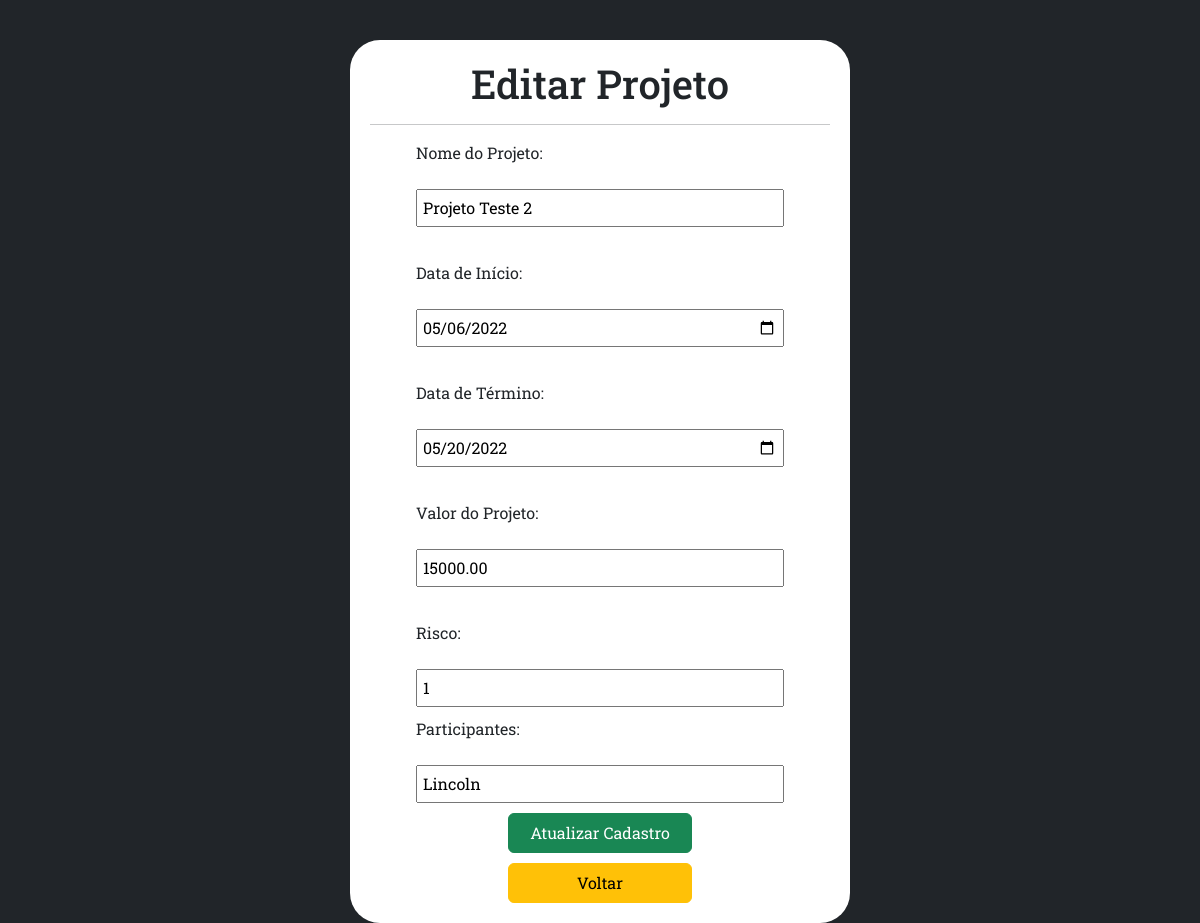
Screenshot of /editar.php?id=49 with the database file from the repository.
### tables this page shows
CREATE TABLE `projetos` (
  `id` int(11) NOT NULL,
  `nome_projeto` varchar(255) NOT NULL,
  `data_inicio` varchar(255) NOT NULL,
  `data_termino` varchar(255) NOT NULL,
  `valor_projeto` decimal(65,2) NOT NULL,
  `risco` int(11) NOT NULL,
  `participantes` varchar(255) NOT NULL
);

### editar.php (the view, shortened to what this page needs)
<?php
require('db/conexao.php');
?>
<!DOCTYPE html>
<html lang="en">
<head>
    <link href = "CSS/estilo-editar.css" rel="stylesheet"></link>
    <link href="https://cdn.jsdelivr.net/npm/bootstrap@5.2.0-beta1/dist/css/bootstrap.min.css" rel="stylesheet">
</head>
<body class = "bg-dark">
    <div class="container-cadastro">
        <h1>Editar Projeto</h1>
        <hr>
        <div class="container-formulario">
            <?php
                $usuario_id = $_GET['id'];
                $query = "SELECT * FROM projetos WHERE id=:user_id LIMIT 1";
                $sql = $pdo->prepare($query);
                $data = ['user_id' => $usuario_id];
                $sql->execute($data);
                $result = $sql->fetch(PDO::FETCH_OBJ);
            ?>
            <form method="POST">
                <label for="">Nome do Projeto:</label><br>
                <input type="text" value = "<?= $result->nome_projeto; ?>" <?php if(isset($_POST['nome'])){echo "value='".$_POST['nome']."'";} ?> name="nome" placeholder="Digite seu o nome do projeto" >
                <br>
                <label for="">Data de Início:</label><br>
                <input type="date" value = "<?= $result->data_inicio; ?>" <?php if(isset($_POST['data-inicio'])){echo "value='".$_POST['data-inicio']."'";} ?> name="data-inicio" placeholder="Digite a data de início" >
                <br>
                <label for="">Data de Término:</label><br>
                <input type="date" value = "<?= $result->data_termino; ?>" <?php if(isset($_POST['data-termino'])){echo "value='".$_POST['data-termino']."'";} ?> name="data-termino" placeholder="Digite a data de termino" >
                <br>
                <label for="">Valor do Projeto:</label><br>
                <input type="number" step=".01" value = "<?= $result->valor_projeto; ?>" <?php if(isset($_POST['numero'])){echo "value='".$_POST['numero']."'";} ?> min="0" name="numero" placeholder="Valor do projeto em R$" >
                <br>
                <label for="">Risco:</label><br>
                <input type="number" value = "<?= $result->risco; ?>" <?php if(isset($_POST['risco'])){echo "value='".$_POST['risco']."'";} ?> min="0" max="2" name="risco" placeholder="0 - baixo, 1 - médio, 2 - alto" >
                <label for="">Participantes:</label><br>
                <input type="text" value = "<?= $result->participantes; ?>" <?php if(isset($_POST['participantes'])){echo "value='".$_POST['participantes']."'";} ?> name="participantes" placeholder="Participante 1; Participante 2;..." >
                <div class="container-submit">
                    <button type="submit" class = "btn btn-success" name = "atualizar_projeto_botao">Atualizar Cadastro</button>
                </div>
            </form>
            <div class = "container-voltar">
                <button class = "btn btn-warning" onclick = "projeto.voltar_inicio()" >Voltar</button>
            </div>
        </div>
    </div>
</body>
</html>

### CSS/estilo-editar.css (style rules this page uses)
* { font-size: 1em; font-family: 'Roboto Slab', serif; padding: 0; margin: 0; box-sizing: border-box; }
body { display: flex; justify-content: center; height: 100vh; }
.container-cadastro { width: 500px; height: max-content; margin-top: 40px; background-color: #fff; padding: 20px; border-radius: 30px; }
h1 { margin-bottom: 10px; text-align: center; font-size: x-large; }
hr { margin-bottom: 20px; }
.container-formulario { display: flex; flex-direction: column; }
form { width: 80%; display: flex; flex-direction: column; margin-left: 10%; }
input { margin-bottom: 10px; padding: 5px; }
.container-submit { display: flex; justify-content: center; }
button { width: 50%; height: 40px; }
.container-voltar { width: 80%; display: flex; justify-content: center; margin-left: 10%; }

### rows the page displays
projetos: nome "Projeto Teste 2", data-inicio "05/06/2022", data-termino "05/20/2022", numero "15000.00", risco "1", participantes "Lincoln"
